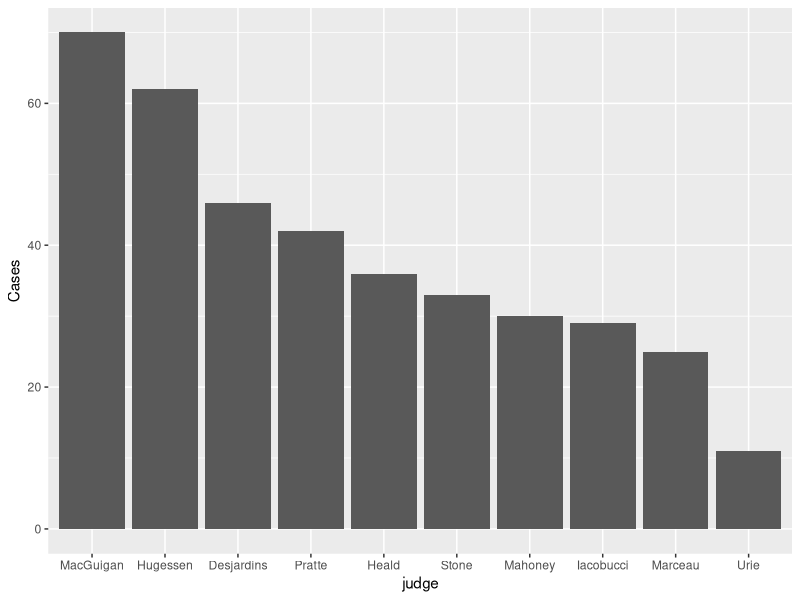
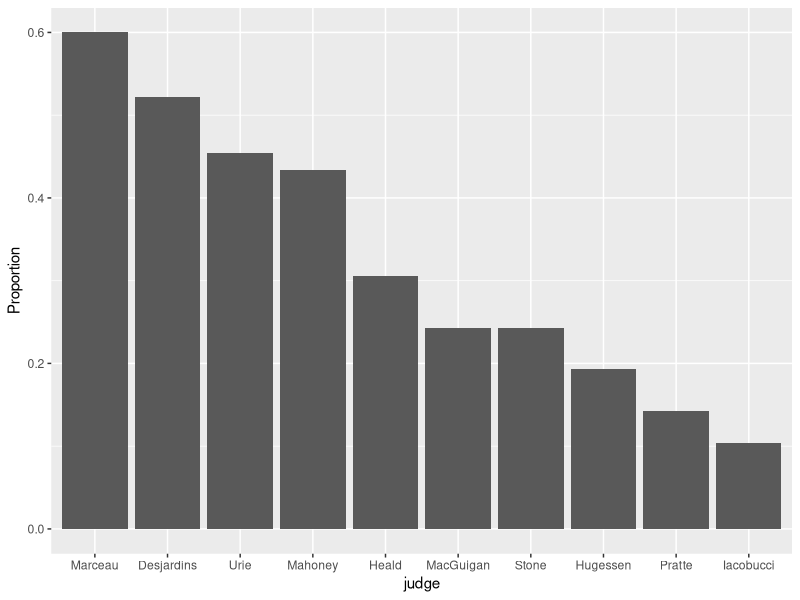

Recreate these plots in R, in order. (Note: this script raises an error after producing the figures.)
## ---- chunk 1
library(ggplot2)
library(dplyr)
library(broom)


## load data
data <- read.table("data/Greene.txt") # <- could not load with readr library. data has irregular spacing.

## set data as dplyr table
data <- tbl_df(data)


## ---- chunk 2
##calcualte the proportion of yes and no decisions by judge
appeals <- data %>%
  group_by(decision) %>%
  tally() %>%
  mutate(prop = n / sum(n))

appeals

#[Appeals were granted in ~ 30% of the cases]

## ---- chunk 3

## claculate the number of cases per judge
judges <- data %>%
  group_by(judge) %>%
  tally() %>%
  arrange(desc(n)) %>%
  mutate(judge = factor(judge, judge)) # change levels so that plot keeps arrange by n

ggplot(judges, aes(judge, n)) + geom_histogram(stat = "identity") + ylab("Cases")




## ---- chunk 4
##calculate porpotion of appeals granted by judge
judges_prop <- data %>%
  group_by(judge, decision) %>%
  tally() %>%
  mutate(prop = n / sum(n)) %>%
  filter(decision == "yes") %>% # only keep those granted
  ungroup() %>%
  arrange(desc(prop)) %>%
  mutate(judge = factor(judge, judge)) # change levels to keep arrange by prop of appeals
  

ggplot(judges_prop, aes(judge, prop)) + geom_histogram(stat = "identity") +
  ylab("Proportion")



## ---- chunk 5

##relevel judge factor to have Iacobucci as reference
data$judge <- relevel(data$judge, ref = "Iacobucci")

##run logistic regression model
m1 <- glm(decision ~ judge, data = data, family = binomial)

tidy(m1)

## ---- chunk 6

## create new data frame to set Marceu fixed
data_marceau <- data
## set marceu fixed
data_marceau$judge <- "Marceau"

## use predict with Marceau fixed
pp_marceau <- predict(m1, type = "response", newdata = data_marceau)

##calculate mean of predicted values to get predicted probability of observed cases
mean_marceau <- mean(pp_marceau)
mean_marceau

#[the predicted probabilty that Marceu will grant an appeal is 0.6]

## ---- chunk 7

## relevel location to have "other" as reference
data$location <- relevel(data$location, ref = "other")

##relevel language and ser French as reference
data$language <- relevel(data$language, ref = "French")

## run logistic regression model
m2 <- glm(decision ~ judge + rater + location + language, data = data, family = binomial)


tidy(m2)

## ---- chunk 8

data_ytem <- data

data_ytem$rater <- "yes"
data_ytem$location <- "Toronto"
data_ytem$language <- "English"
data_ytem$judge <- "Marceau"

pp_ytem <- predict(m2, type = "response", newdata = data_ytem)

##calculate mean of predicted values to get predicted probability of observed cases
mean_ytem <- mean(pp_ytem)
mean_ytem

#[the predicted probabilty that Marceu will grant an appeal that had merit, took place in Toronto and that was in english is ~ 0.9]

## ---- chunk 9
sessionInfo()
